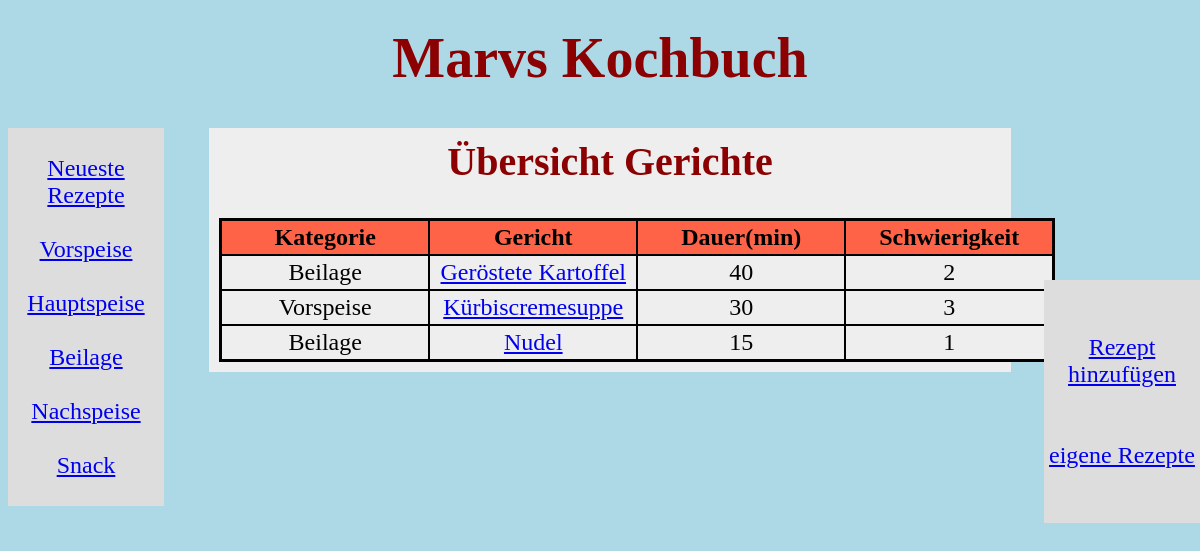
Screenshot of /main.php with the database file from the repository.
### tables this page shows
CREATE TABLE `rezepte` (
  `RezeptID` int(11) NOT NULL,
  `BenutzerID` int(11) DEFAULT NULL,
  `RezeptName` varchar(75) NOT NULL,
  `Kategorie` varchar(25) NOT NULL,
  `Dauer` int(11) NOT NULL,
  `Schwierigkeit` int(11) NOT NULL,
  `freigeschaltet` tinyint(1) NOT NULL,
  `deaktiviert` tinyint(1) NOT NULL,
  `Datum` date DEFAULT NULL,
  `BenutzerName` varchar(50) DEFAULT NULL
);

### main.php (the view, shortened to what this page needs)
<?php
	function createTable($array){
		echo "<table>";
		for($i = 0; $i < count($array); $i++) {
			echo "<tr>";
			for($j = 0; $j < count($array[$i]); $j++) {
				if($i == 0)
					echo "<th style='background-color:tomato;'>{$array[$i][$j]}</th>";
				else if ($j == 1)
					echo "<td style='background-color: #eee;'><a href='main.php?gericht=".$array[$i][$j]."'>".$array[$i][$j]."</a></td>";
				else
					echo "<td style='background-color: #eee;'>{$array[$i][$j]}</td>";
			}
			echo "</tr>";
		}
		echo "</table>";
	}
?>
<html>
	<head>
	</head>
	<body>
		<?php
			$connection = mysqli_connect(DB_HOST, DB_USER, DB_PW, DB_DATABASE) or die("Verbindung konnte nicht hergestellt werden");
			if(isset($_POST["Username"]))
			{
				$username 	= $_POST["Username"];
				$password 	= $_POST["Password"];
				$sqlSelect = "SELECT Passwort, Admin, BenutzerID FROM benutzer WHERE BenutzerName = \"" . $username . "\";";
				$result = mysqli_query($connection, $sqlSelect);
				$row 	= mysqli_fetch_array($result);
				$admin 	= $row["Admin"];
				$ben_id	= $row["BenutzerID"];
				if(!($password == $row["Passwort"])){
					echo "<script> alert('Fehler bei der Eingabe!');
					window.location.replace('index.php'); </script>";
				}
				else{
					if($admin == 1){
						$_SESSION["Admin"] = true;
						$_SESSION["ben_id"] = $ben_id;
						$_SESSION["ben_name"] = $username;
					}
					else {
						$_SESSION["Admin"] = false;
						$_SESSION["ben_id"] = $ben_id;
						$_SESSION["ben_name"] = $username;
					}
					echo"<script>window.location.replace('main.php'); </script>";
				}
			}
			else{
				echo "<br/><h1>Marvs Kochbuch</h1>";
				echo "<div class='kategories'>
					<br/><a href='main.php'>Neueste Rezepte</a><br/><br/>
					<a href='main.php?kategorie=Vorspeise'>Vorspeise</a><br/><br/>
					<a href='main.php?kategorie=Hauptspeise'>Hauptspeise</a><br/><br/>
					<a href='main.php?kategorie=Beilage'>Beilage</a><br/><br/>
					<a href='main.php?kategorie=Nachspeise'>Nachspeise</a><br/><br/>
					<a href='main.php?kategorie=Snack'>Snack</a><br/><br/>
					</div>";
				echo "<div class='bearbeiten'>
					<br/><br/><a href='form_write.php'>Rezept hinzufügen</a><br/><br/>
					<br/><a href='main.php?kategorie=Vorspeise'>eigene Rezepte</a><br/><br/>";
				echo "<br/></div>";
				if(isset($_GET["kategorie"])){
					$sqlSelect = "SELECT Kategorie, RezeptName, Dauer, Schwierigkeit FROM rezepte WHERE Kategorie = \"". $_GET["kategorie"]."\";";
					$result = mysqli_query($connection, $sqlSelect);
					$array_data;
					$i = 1;
					$array_data[0] = array("Kategorie", "Gericht", "Dauer(min)", "Schwierigkeit");
					while($row = mysqli_fetch_array($result)){
						$array_data[$i][] = utf8_encode($row["Kategorie"]);
						$array_data[$i][] = utf8_encode($row["RezeptName"]);
						$array_data[$i][] = utf8_encode($row["Dauer"]);
						$array_data[$i][] = utf8_encode($row["Schwierigkeit"]);
						$i++;
					}
					echo "<div class='data'> <h2>Übersicht Gerichte der Kategorie - ".$_GET["kategorie"]."</h2>";
					createTable($array_data);
					echo "</div>";
				}
				else {
					$sqlSelect = "SELECT Kategorie, RezeptName, Dauer, Schwierigkeit FROM rezepte;";
					$result = mysqli_query($connection, $sqlSelect);
					$i = 1;
					$array_data[0] = array("Kategorie", "Gericht", "Dauer(min)", "Schwierigkeit");
					while($row = mysqli_fetch_array($result)){
						$array_data[$i][] = utf8_encode($row["Kategorie"]);
						$array_data[$i][] = utf8_encode($row["RezeptName"]);
						$array_data[$i][] = utf8_encode($row["Dauer"]);
						$array_data[$i][] = utf8_encode($row["Schwierigkeit"]);
						$i++;
					}
					echo "<div class='data'>
							<h2>Übersicht Gerichte</h2>";
					createTable($array_data);
					echo "</div>";
				}
			}
		?>
	</body>
</html>

### main.php (style rules this page uses)
body { background-color: lightblue; }
h1 { color: darkred; text-align: center; font-size: 3.5em; margin-top: 0px; }
h2 { color: darkred; text-align: center; font-size: 2.5em; margin-top: 0px; }
.kategories { float: left; width: 13%; background-color: #ddd; position: fixed; font-size: 1.5em; text-align: center; }
.data { width: 66%; background-color: #eee; padding: 10px; margin-left: 17%; }
td, th { border: solid 2px black; padding: 3px; text-align: center; font-size: 1.5em; min-width: 200px; }
table { border: solid 3px black; border-collapse: collapse; margin: 0 auto; }
.bearbeiten { position: relative; left: 87%; top: 35%; width: 13%; background-color: #ddd; position: fixed; font-size: 1.5em; text-align: center; }

### rows the page displays
rezepte: Kategorie "Beilage", RezeptName "Geröstete Kartoffel", Dauer "40", Schwierigkeit "2"
rezepte: Kategorie "Vorspeise", RezeptName "Kürbiscremesuppe", Dauer "30", Schwierigkeit "3"
rezepte: Kategorie "Beilage", RezeptName "Nudel", Dauer "15", Schwierigkeit "1"

### other values shown
$array[$i][$j] "Kategorie"
$array[$i][$j] "Gericht"
$array[$i][$j] "Dauer(min)"
$array[$i][$j] "Schwierigkeit"
